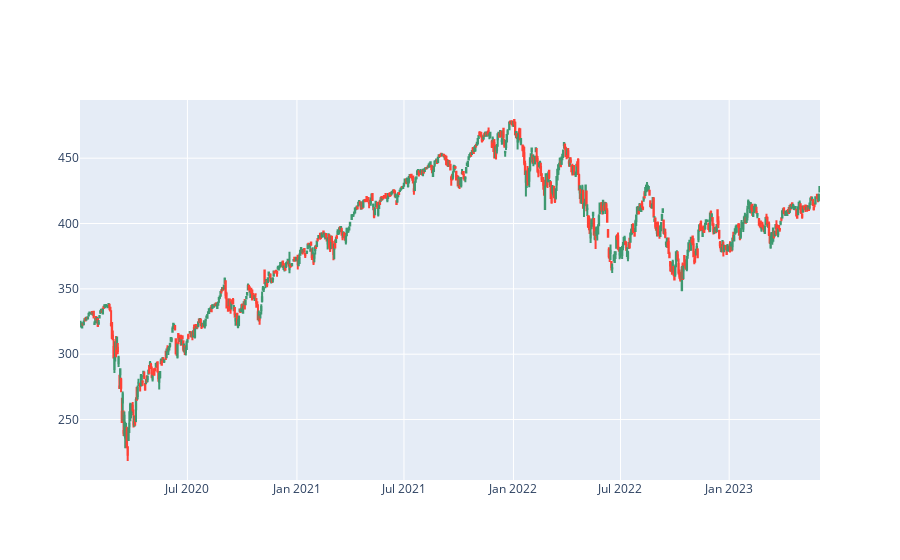

The notebook cell saved with this chart:
### Code cell
# rangeslider 可以快速調整所要的範圍
# 如不需要可以刪除 removing rangeslider
fig.update_layout(xaxis_rangeslider_visible=False)
# 隱藏週末
fig.update_xaxes(rangebreaks=[dict(bounds=["sat", "mon"])])

### Figure 1 — Plotly figure (JSON) as saved in the notebook; plotly's stock layout.template omitted (floating-point values rounded to 4 significant figures; data arrays with more than 128 entries replaced by an {"elided": "..."} marker saying what was removed)
{"data": [{"close": {"elided": "861 float values"}, "high": {"elided": "861 float values"}, "low": {"elided": "861 float values"}, "open": {"elided": "861 float values"}, "type": "candlestick", "x": {"elided": "861 str values"}}], "layout": {"xaxis": {"rangebreaks": [{"bounds": ["sat", "mon"]}], "rangeslider": {"visible": false}}}}
